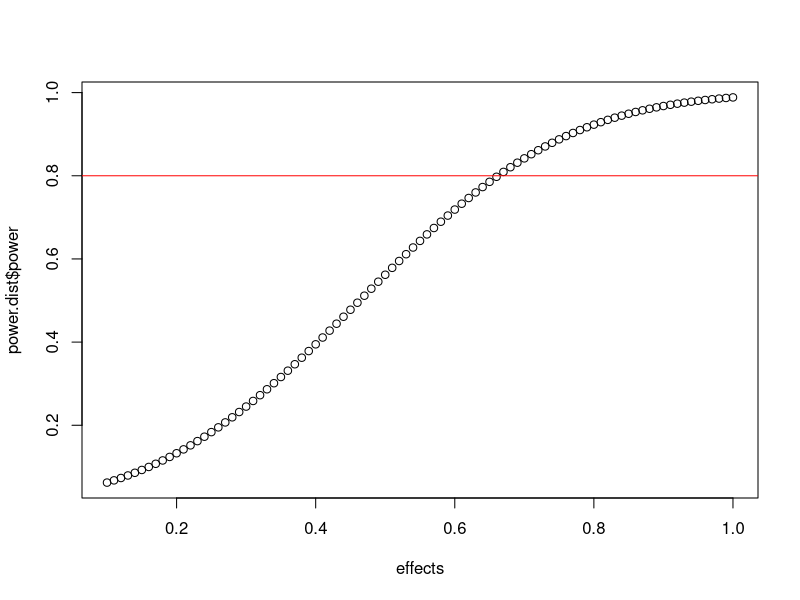

This figure's R source:
# Standard Deviation  of scores from pilot
standard.dev <- .9

# Vector of potential effect sizes
effects <- seq(.1, 1, by=.01)

#Power calcs for t.test for all possible effect sizes
# We'll use regression, of course, which means 
# our estimate will actually have more power, thanks to covariates
power.dist <- power.t.test(n= 30, delta = effects, sd = standard.dev, sig.level = .05, power = NULL)

#Plots
plot(effects, power.dist$power)
abline(h = .8, col = "red")

